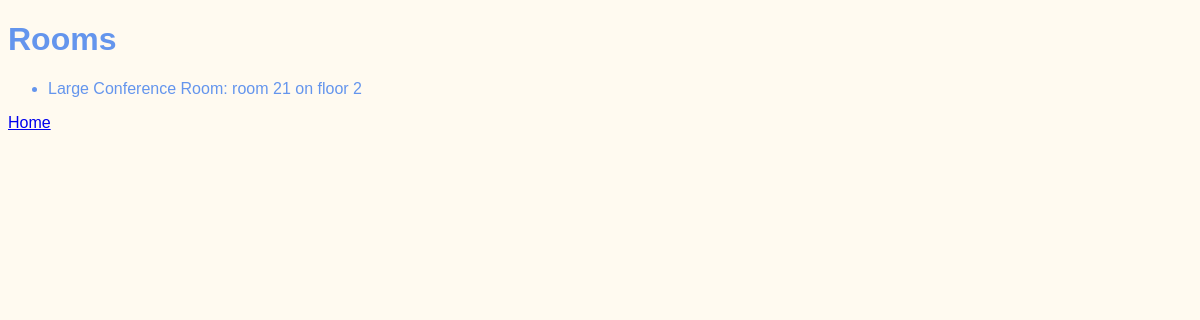
Page /meetings/rooms on the earlier database version.
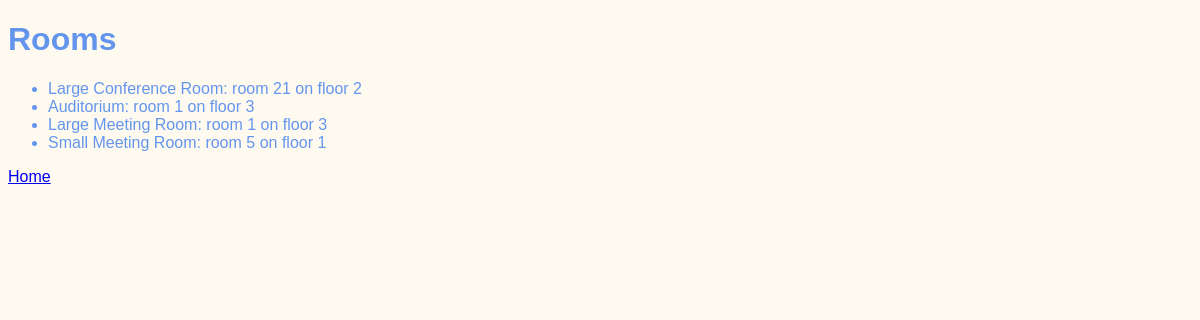
Same page on the later database version.
### meetings/models.py (models this page shows)
class Room(models.Model):
    name = models.CharField(max_length=50)
    floor = models.IntegerField()
    room_number = models.IntegerField()
    def __str__(self):
        return f"{self.name}: room {self.room_number} on floor {self.floor}"

### meetings/views.py (the view)
# urls.py: path('rooms', views.rooms, name='rooms'),
def rooms(request):
    return render(request, 'meetings/rooms.html', {'rooms': Room.objects.all()})

### meetings/templates/meetings/rooms.html (shortened to what this page needs)
{% extends "base.html" %}
{% block content %}
    <h1>Rooms</h1>
    <ul>
        {% for room in rooms %}
            <li>
                {{room}}
            </li>
        {% endfor %}
    </ul>
    <a href="{% url 'welcome'%}">Home</a>
{% endblock %}

Differences in the rows shown:
added Room: name+room_number+floor "Auditorium: room 1 on floor 3"
added Room: name+room_number+floor "Large Meeting Room: room 1 on floor 3"
added Room: name+room_number+floor "Small Meeting Room: room 5 on floor 1"
